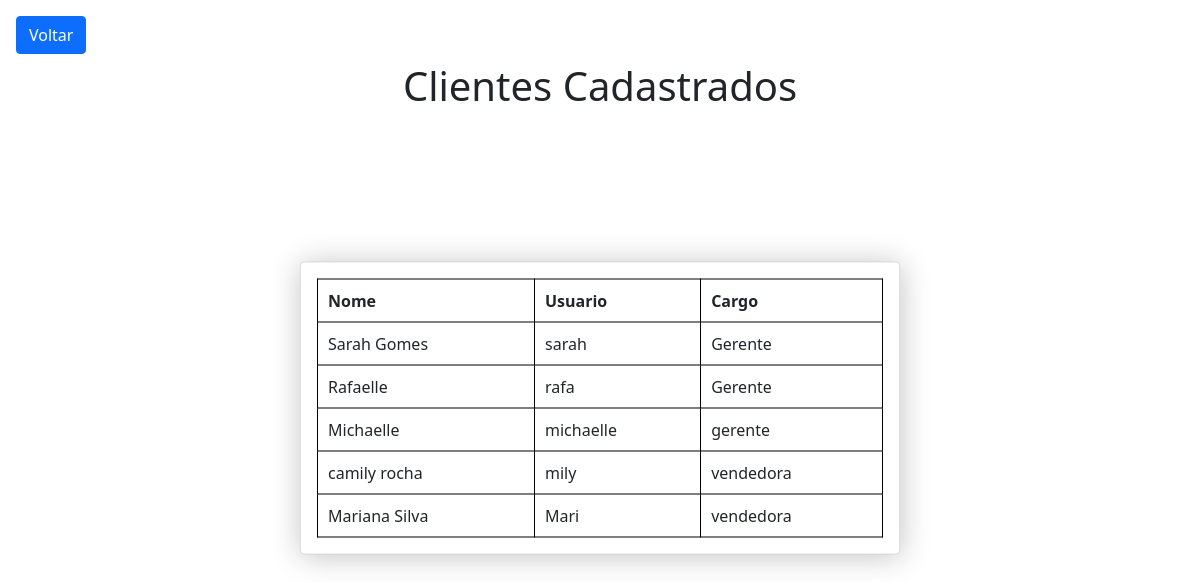
Screenshot of /cadasfuncionarios.php with the database file from the repository.
### tables this page shows
CREATE TABLE `funcionarios` (
  `id` int(5) NOT NULL,
  `nome` varchar(50) NOT NULL,
  `user` varchar(25) NOT NULL,
  `senha` varchar(100) NOT NULL,
  `cargo` varchar(50) NOT NULL
);

### cadasfuncionarios.php (the view, shortened to what this page needs)
<?php
include "conexaobd.php";
?>
<html lang="en">
<head>
	<link href="https://cdn.jsdelivr.net/npm/bootstrap@5.0.0-beta2/dist/css/bootstrap.min.css" rel="stylesheet">
</head>
<body>
    <a class="btn btn-primary mx-3 mt-3" href="admin.php">Voltar</a>
<div class="container">
        <h1 class="text-center mt-2">
            Clientes Cadastrados
        </h1>
        <div class="card mt-2" id="box">
            <div class="card-body">
                <table>
                    <thead>
                        <tr>
                            <th>Nome</th>
                            <th>Usuario</th>
                            <th>Cargo</th>
                        </tr>
                    </thead>
                    <tbody>
                    <?php
                                            $consul = " SELECT * FROM funcionarios ";
                                            $con = $mysqli -> query($consul) or die($mysqli -> error);
                                            $dado1 = $con -> fetch_assoc();
                                            $total = $con -> num_rows;
                                            if($total > 0) {
                                                do {
                                        ?>
                                        <tr>
                                            <td><?php echo $dado1["nome"];?></td>
                                            <td><?php echo $dado1["user"];?></td>
                                            <td><?php echo $dado1["cargo"];?></td>
                                        </tr>
                                        <?php
                                        }while($dado1 = $con -> fetch_array());
                                        }
                                    ?>
                    </tbody>
                </table>
            </div>
        </div>
    </div>
</body>
</html>

### cadasfuncionarios.php (style rules this page uses)
#box { width: 600px; position: absolute; top: 50%; left: 50%; transform: translate(-50%, -50%); box-shadow: 1px 2px 30px rgb(195, 195, 195); }
table { width: 100%; }
table, th, td { border:1px solid black; padding: 10px; }

### rows the page displays
funcionarios: nome "Sarah Gomes", user "sarah", cargo "Gerente"
funcionarios: nome "Rafaelle", user "rafa", cargo "Gerente"
funcionarios: nome "Michaelle", user "michaelle", cargo "gerente"
funcionarios: nome "camily rocha", user "mily", cargo "vendedora"
funcionarios: nome "Mariana Silva", user "Mari", cargo "vendedora"
